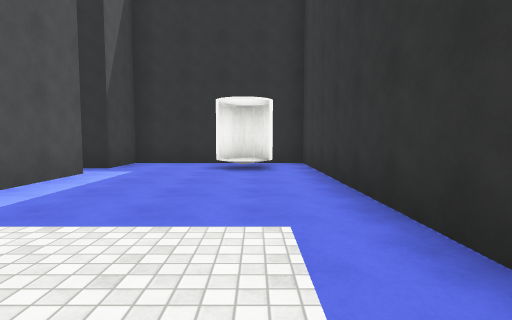
View 1 (above)

16 first-person views from a walk through a Unity game level. The camera is 1.3 m above the floor, tilts 4° down and sees 80° across. The floor is counted in squares, 2 m on a side. Each view is taken from the middle of a square. On the plan, view 1 faces up. The plan holds only what a view shows up to about 10 squares ahead; the rest is blank. The place goes on beyond the plan. The player character is not drawn. Surface patterns are stand-ins for the level's own textures.

View 2
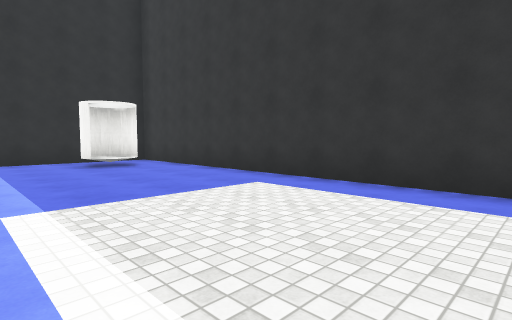

View 3
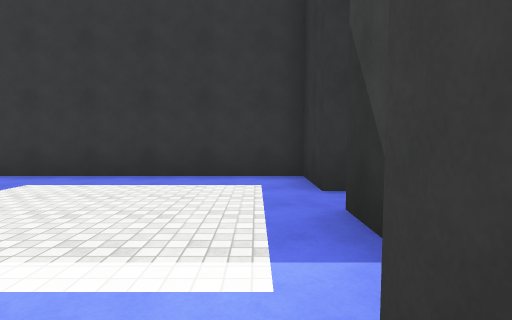

View 4
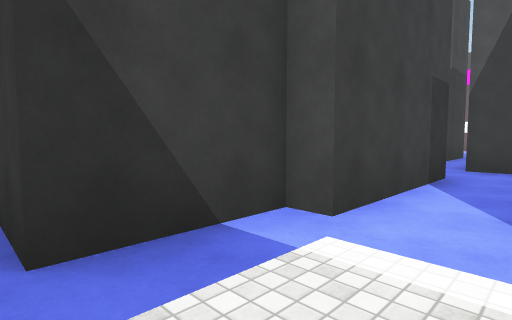

View 5
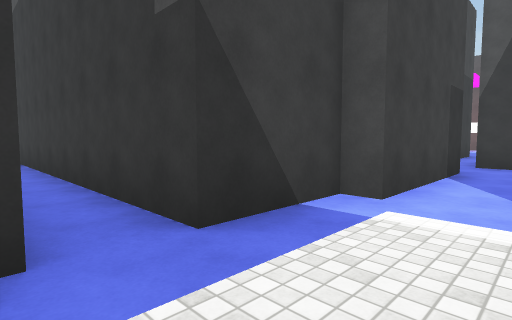

View 6
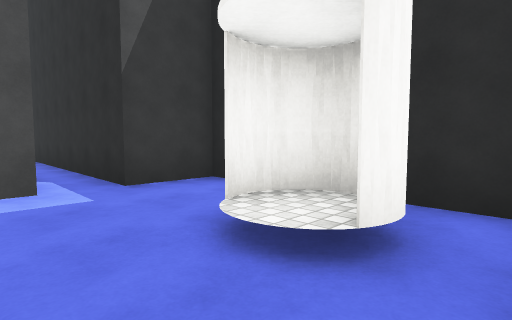

View 7
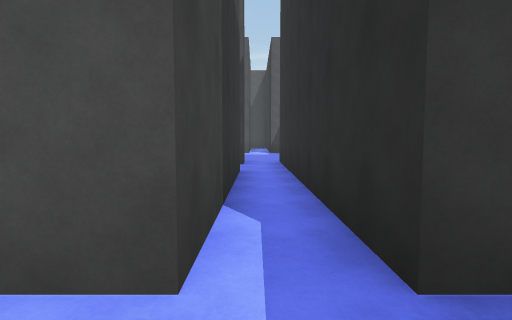

View 8
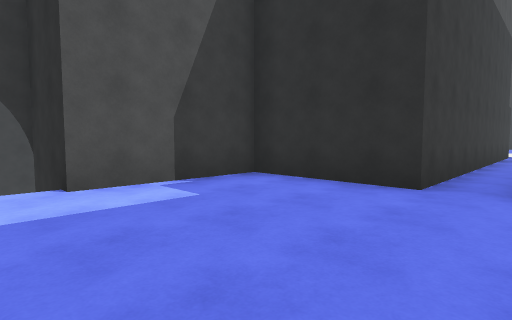

View 9
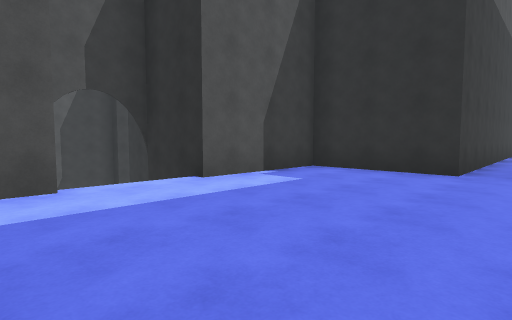

View 10
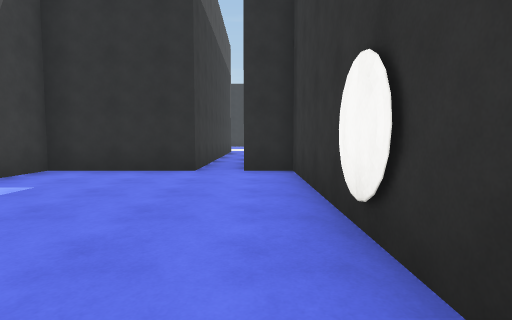

View 11
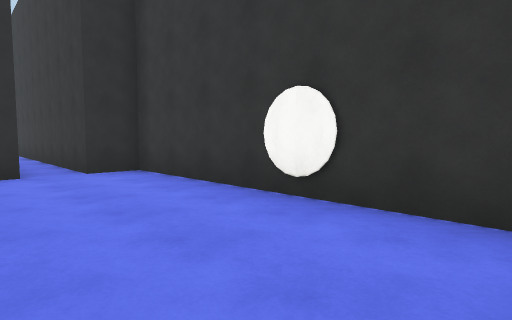

View 12
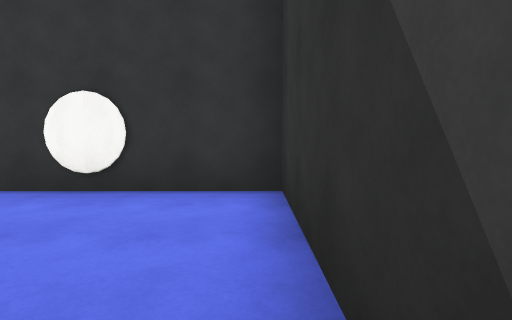

View 13
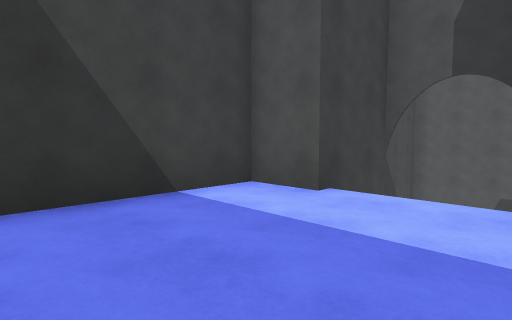

View 14
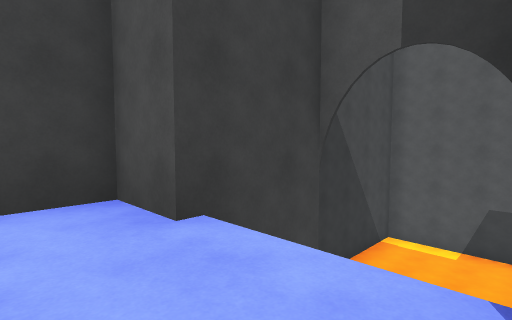

View 15
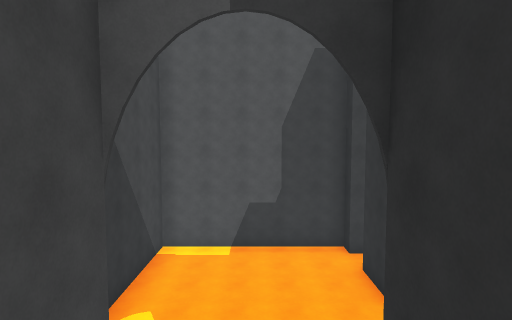

View 16
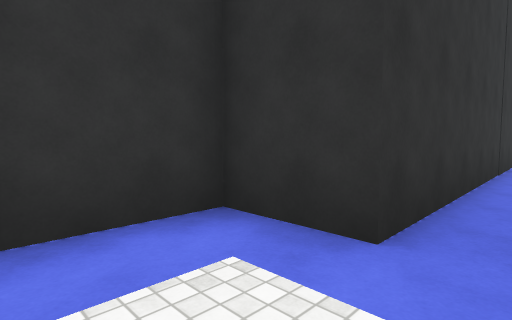

### Floor plan
Points are (right, up) in squares from view 1. A wall is a line through its corners. A room is listed if a view was taken in it or the views show most of it. See-through windows are left out.
Room 1 (views 1, 2, 3, 4, 5, 6, 7, 16)
walls: (-5.8, 5.7) (-3.2, 5.7) (-3.2, 3.8); (-6.8, -1.3) (-3.2, -1.3) (-3.2, -1.8) (-1.2, -1.8); (-0.2, -1.8) (1.3, -1.8) (1.3, 8.2) (-3.2, 8.2) (-3.2, 6.7) (-9.6, 6.7)
ways out: opening at (-1, -2) to room 2; opening at (-12.5, -2); opening at (-10, 6)
objects: other object (-1, 7) to (0, 7)
Room 2 (views 8, 9, 10, 11, 12, 13, 14, 15)
walls: (0.6, -14.9) (0.7, -14.4); (-5.4, -16.1) (-4.2, -16.1) (-4.2, -17.3) (0.8, -17.3) (0.8, -10.8) (-0.2, -10.8) (-0.2, -1.8); (-1.2, -1.8) (-1.2, -10.8) (-4.2, -10.8) (-4.2, -14) (-5.4, -14)
ways out: opening at (-1, -2) to room 1

Positions as (right, up) in squares from view 1, and headings:
1: (0, 0), facing up
2: (-3, -1), facing up-right
3: (-4, -1), facing right
4: (-1, 0), facing down-left
5: (0, 0), facing down-left
6: (1, 5), facing up-left
7: (-2, 6), facing left
8: (0, -15), facing up-left
9: (0, -17), facing up-left
10: (0, -17), facing up
11: (-2, -17), facing up-right
12: (-3, -17), facing right
13: (-1, -14), facing down-left
14: (-3, -14), facing down-left
15: (-4, -15), facing left
16: (-1, 0), facing down-right
